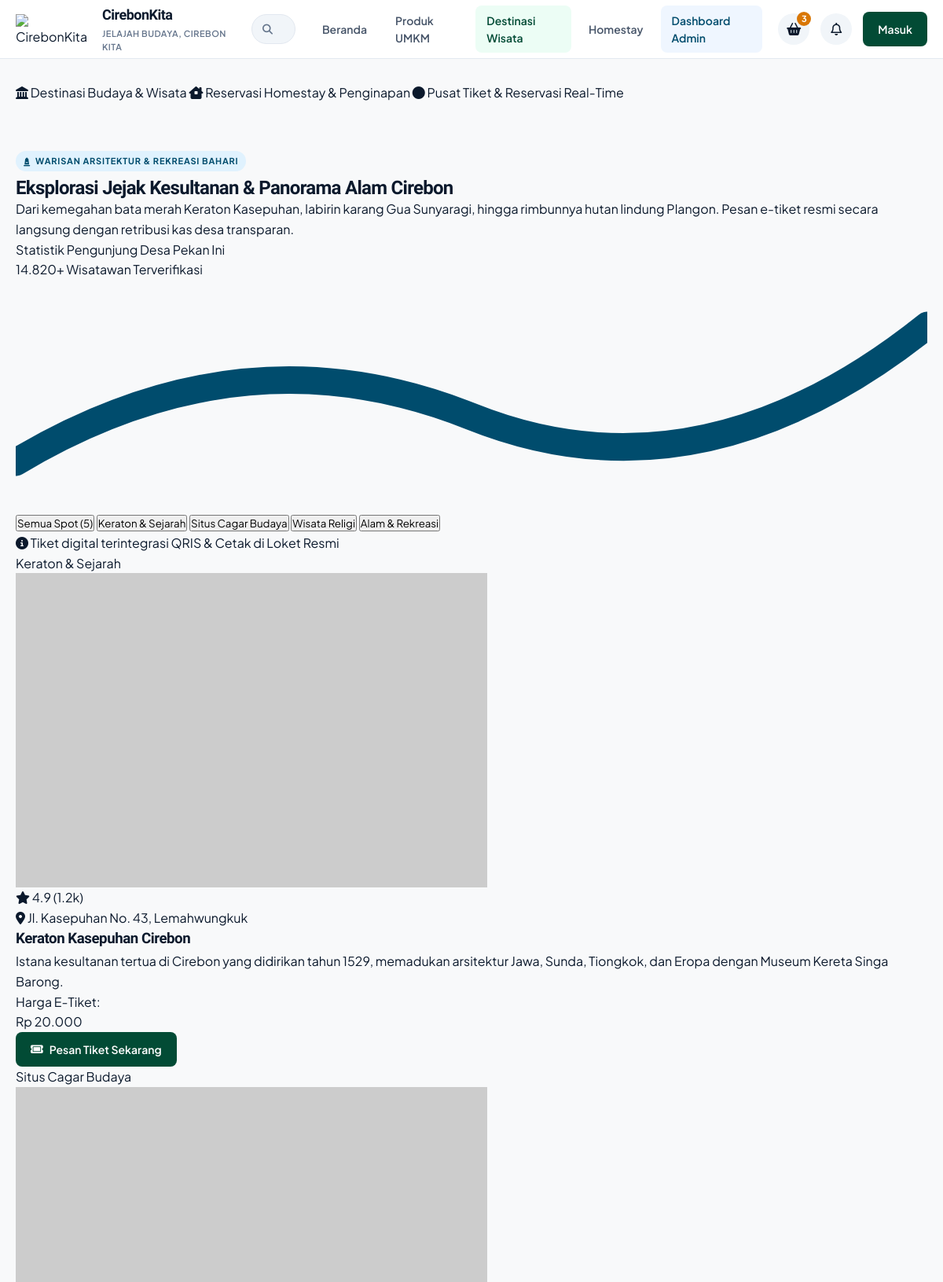
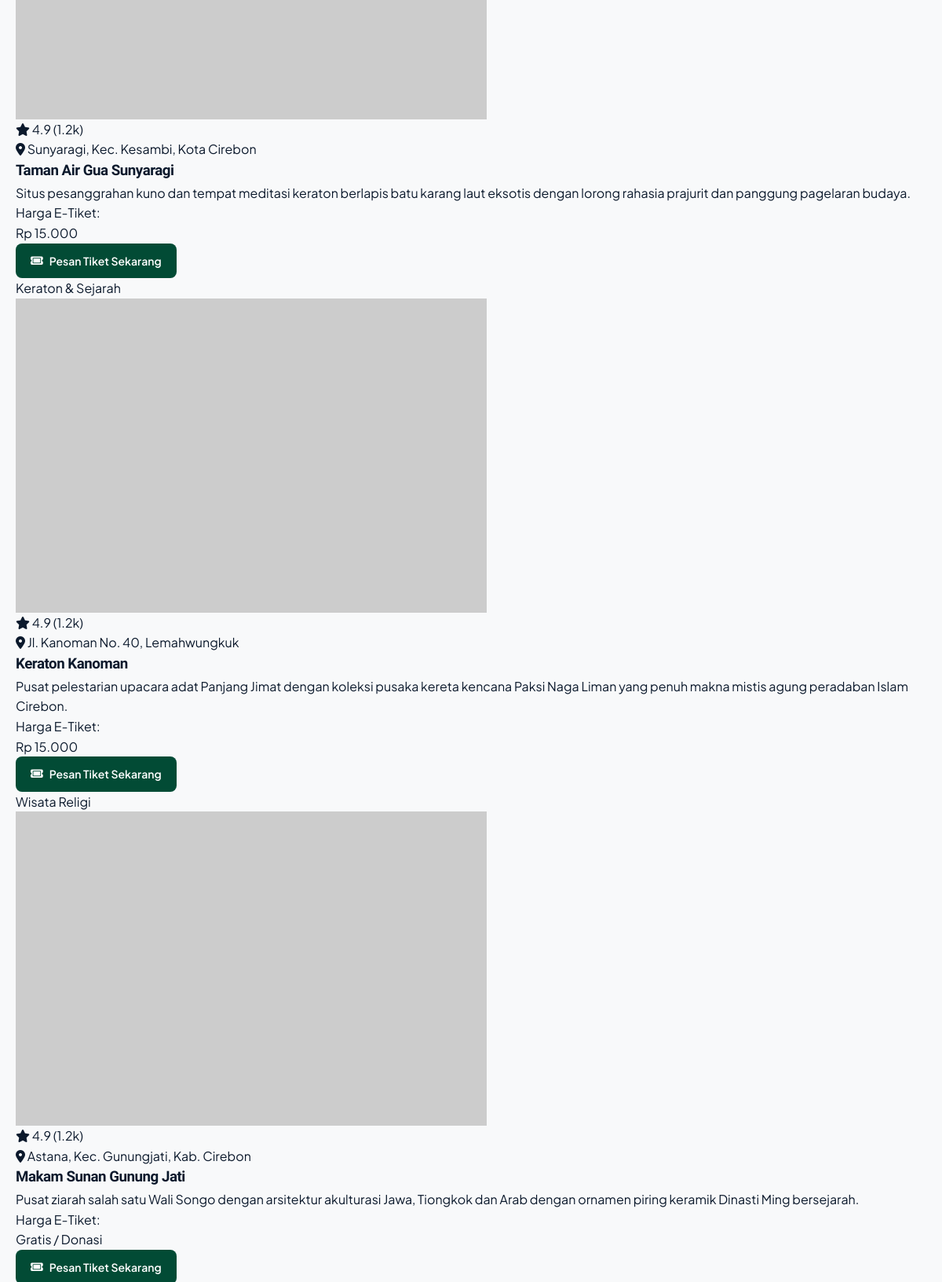
Page /cirebonkita/public/wisata (upper part) on the committed database (2 pictures, top to bottom).
### tables this page shows
CREATE TABLE `wisata` (
  `id` INT AUTO_INCREMENT PRIMARY KEY,
  `nama_wisata` VARCHAR(150) NOT NULL,
  `kategori` ENUM('Keraton & Sejarah', 'Situs Cagar Budaya', 'Wisata Religi', 'Wisata Alam & Rekreasi') NOT NULL,
  `harga_tiket` DECIMAL(10,2) NOT NULL DEFAULT 0.00,
  `deskripsi` TEXT NOT NULL,
  `kuota_harian` INT NOT NULL DEFAULT 100,
  `kuota_terisi` INT NOT NULL DEFAULT 0,
  `foto` VARCHAR(255) NOT NULL,
  `lokasi` VARCHAR(200) NOT NULL,
  `jam_buka` VARCHAR(50) DEFAULT '08:00 - 17:00 WIB',
  `fasilitas` VARCHAR(255) DEFAULT 'Pemandu Lokal, Parkir Luas, Musholla, Toilet, Spot Foto',
  `status_operasional` ENUM('Buka (Aktif)', 'Tutup Sementara', 'Pemeliharaan Spot') DEFAULT 'Buka (Aktif)',
  `created_at` TIMESTAMP DEFAULT CURRENT_TIMESTAMP,
  `updated_at` TIMESTAMP DEFAULT CURRENT_TIMESTAMP ON UPDATE CURRENT_TIMESTAMP
);

### cirebonkita/app/controllers/WisataController.php (called while the page is built, shortened)
<?php
require_once '../app/core/Controller.php';
class WisataController extends Controller {
    public function index() {
        $wisataModel = $this->model('Wisata');
        $kategori = $_GET['kategori'] ?? null;
        $keyword = $_GET['cari'] ?? null;
        $data = [
            'judul' => 'Destinasi Wisata Cirebon - CirebonKita',
            'wisataList' => $wisataModel->getAllWisata($kategori, $keyword),
            'kategoriAktif' => $kategori ?? 'Semua'
        ];
        $this->view('public/katalog_wisata', $data);
    }
}

### cirebonkita/app/core/App.php (called while the page is built, shortened)
<?php
class App {
    protected $method = 'index';
    public function __construct() {
        $url = $this->parseURL();
        if (!empty($url[0])) {
            $controllerName = ucfirst($url[0]) . 'Controller';
            if (file_exists('../app/controllers/' . $controllerName . '.php')) {
                unset($url[0]);
            } else {
                if (strtolower($url[0]) === 'admin') {
                    $this->controller = 'AdminController';
                    unset($url[0]);
                }
            }
        }
        $this->controller = new $this->controller;
        $this->params = $url ? array_values($url) : [];
        call_user_func_array([$this->controller, $this->method], $this->params);
    }
    public function parseURL() {
        if (isset($_GET['url'])) {
            $url = rtrim($_GET['url'], '/');
            $url = filter_var($url, FILTER_SANITIZE_URL);
            return explode('/', $url);
        }
        return null;
    }
}

### cirebonkita/public/index.php (called while the page is built, shortened)
<?php
require_once '../app/config/Database.php';
require_once '../app/core/Controller.php';
require_once '../app/core/App.php';
$app = new App();

### cirebonkita/app/config/Database.php (called while the page is built, shortened)
<?php
class Database {
    private $host = "localhost";
    private $user = "root";
    private $pass = "";
    private $db_name = "cirebonkita";
    private $port = "3306";
    private $dbh;
    private $stmt;
    public function __construct() {
        $dsn = "mysql:host=" . $this->host . ";port=" . $this->port . ";dbname=" . $this->db_name . ";charset=utf8mb4";
        $options = [
            PDO::ATTR_PERSISTENT => true,
            PDO::ATTR_ERRMODE => PDO::ERRMODE_EXCEPTION,
            PDO::ATTR_DEFAULT_FETCH_MODE => PDO::FETCH_ASSOC,
            PDO::ATTR_EMULATE_PREPARES => false
        ];
        try {
            $this->dbh = new PDO($dsn, $this->user, $this->pass, $options);
        } catch (PDOException $e) {
            $this->error = $e->getMessage();
            die("Koneksi Database Gagal: " . $this->error);
        }
    }
    public function query($query) {
        $this->stmt = $this->dbh->prepare($query);
    }
    public function execute() {
        return $this->stmt->execute();
    }
    public function resultSet() {
        $this->execute();
        return $this->stmt->fetchAll();
    }
}

### cirebonkita/app/models/Wisata.php (called while the page is built, shortened)
<?php
require_once '../app/config/Database.php';
class Wisata {
    private $table = 'wisata';
    private $db;
    public function __construct() {
        $this->db = new Database();
    }
    public function getAllWisata($kategori = null, $keyword = null) {
        $query = "SELECT * FROM " . $this->table . " WHERE 1=1";
        $query .= " ORDER BY id ASC";
        $this->db->query($query);
        return $this->db->resultSet();
    }
}

### cirebonkita/app/views/public/katalog_wisata.php (the view, shortened to what this page needs)
<div class="container mt-30">
    <div class="portal-tab-switch">
        <a href="<?= BASEURL; ?>/wisata" class="tab-pill active">
            <i class="fa-solid fa-landmark"></i> Destinasi Budaya & Wisata
        </a>
        <a href="<?= BASEURL; ?>/homestay" class="tab-pill">
            <i class="fa-solid fa-house-chimney-window"></i> Reservasi Homestay & Penginapan
        </a>
        <span class="live-status-pill ml-auto"><i class="fa-solid fa-circle"></i> Pusat Tiket & Reservasi Real-Time</span>
    </div>
</div>
<section class="section-padding">
    <div class="container">
        <div class="wisata-catalog-header">
            <div class="header-text-box">
                <span class="section-badge-pill"><i class="fa-solid fa-monument"></i> WARISAN ARSITEKTUR & REKREASI BAHARI</span>
                <h1 class="catalog-main-title">Eksplorasi Jejak Kesultanan & Panorama Alam Cirebon</h1>
                <p class="catalog-lead-text">
                    Dari kemegahan bata merah Keraton Kasepuhan, labirin karang Gua Sunyaragi, hingga rimbunnya hutan lindung Plangon. Pesan e-tiket resmi secara langsung dengan retribusi kas desa transparan.
                </p>
            </div>
            <div class="visitor-stat-card">
                <span class="stat-head-label">Statistik Pengunjung Desa <span class="badge-time">Pekan Ini</span></span>
                <div class="visitor-count">14.820+ <span class="visitor-unit">Wisatawan Terverifikasi</span></div>
                <div class="visitor-sparkline">
                    <svg viewBox="0 0 100 25" class="sparkline-svg">
                        <path d="M0 20 Q25 5, 50 15 T100 5" fill="none" stroke="#004C6D" stroke-width="3" stroke-linecap="round"/>
                    </svg>
                </div>
            </div>
        </div>
        <div class="wisata-filter-bar">
            <div class="filter-btn-group" id="wisataFilterGroup">
                <button class="filter-chip <?= ($kategoriAktif === 'Semua') ? 'active' : ''; ?>" data-kategori="Semua">
                    Semua Spot (<?= count($wisataList); ?>)
                </button>
                <button class="filter-chip <?= ($kategoriAktif === 'Keraton & Sejarah') ? 'active' : ''; ?>" data-kategori="Keraton & Sejarah">
                    Keraton & Sejarah
                </button>
                <button class="filter-chip <?= ($kategoriAktif === 'Situs Cagar Budaya') ? 'active' : ''; ?>" data-kategori="Situs Cagar Budaya">
                    Situs Cagar Budaya
                </button>
                <button class="filter-chip <?= ($kategoriAktif === 'Wisata Religi') ? 'active' : ''; ?>" data-kategori="Wisata Religi">
                    Wisata Religi
                </button>
                <button class="filter-chip <?= ($kategoriAktif === 'Wisata Alam & Rekreasi') ? 'active' : ''; ?>" data-kategori="Wisata Alam & Rekreasi">
                    Alam & Rekreasi
                </button>
            </div>
            <div class="ticket-integration-info">
                <i class="fa-solid fa-circle-info"></i> Tiket digital terintegrasi QRIS & Cetak di Loket Resmi
            </div>
        </div>
        <div class="wisata-cards-grid" id="wisataCardsContainer">
            <?php foreach ($wisataList as $w): ?>
                <div class="wisata-card-item" data-kategori="<?= htmlspecialchars($w['kategori']); ?>">
                    <div class="wisata-image-holder">
                        <span class="category-badge-pill"><?= htmlspecialchars($w['kategori']); ?></span>
                        <img src="<?= BASEURL; ?>/assets/img/<?= htmlspecialchars($w['foto']); ?>" alt="<?= htmlspecialchars($w['nama_wisata']); ?>" onerror="this.src='https://picsum.photos/seed/wisata_item_<?= $w['id']; ?>/600/400'">
                        <div class="rating-floating-badge">
                            <i class="fa-solid fa-star"></i> 4.9 (1.2k)
                        </div>
                    </div>
                    <div class="wisata-body-content">
                        <div class="location-label">
                            <i class="fa-solid fa-location-dot"></i> <?= htmlspecialchars($w['lokasi']); ?>
                        </div>
                        <h3 class="wisata-card-title"><?= htmlspecialchars($w['nama_wisata']); ?></h3>
                        <p class="wisata-card-desc"><?= htmlspecialchars($w['deskripsi']); ?></p>
                        <div class="wisata-footer-pricing">
                            <div>
                                <span class="price-label">Harga E-Tiket:</span>
                                <div class="price-val">
                                    <?= ($w['harga_tiket'] > 0) ? 'Rp ' . number_format($w['harga_tiket'], 0, ',', '.') : '<span class="text-free">Gratis / Donasi</span>'; ?>
                                </div>
                            </div>
                            <a href="<?= BASEURL; ?>/wisata/detail/<?= $w['id']; ?>" class="btn btn-teal-solid">
                                <i class="fa-solid fa-ticket"></i> Pesan Tiket Sekarang
                            </a>
                        </div>
                    </div>
                </div>
            <?php endforeach; ?>
        </div>
    </div>
</section>

### cirebonkita/public/assets/css/style.css (style rules this page uses)
:root { --primary-teal: #004C6D; --primary-green: #024B35; --dark-navy: #0B192C; --navy-light: #162A45; --cream-bg: #F8F9FA; --card-bg: #FFFFFF; --text-main: #0B192C; --text-muted: #64748B; --border-color: #E2E8F0; --accent-gold: #D97706; --accent-amber: #F59E0B; --accent-green: #10B981; --accent-red: #EF4444; --shadow-sm: 0 1px 2px 0 rgba(0, 0, 0, 0.05); --shadow-md: 0 4px 6px -1px rgba(0, 0, 0, 0.08), 0 2px 4px -1px rgba(0, 0, 0, 0.04); --shadow-lg: 0 10px 15px -3px rgba(0, 0, 0, 0.08), 0 4px 6px -2px rgba(0, 0, 0, 0.03); --radius-sm: 8px; --radius-md: 12px; --radius-lg: 16px; --radius-pill: 9999px; --font-heading: 'Bricolage Grotesque', sans-serif; --font-body: 'Plus Jakarta Sans', -apple-system, BlinkMacSystemFont, sans-serif; --font-family: var(--font-body); }
h1, h2, h3, .hero-title, .section-title, .brand-title { font-family: var(--font-heading); letter-spacing: -0.025em; }
h1, .hero-title { line-height: 1.15; letter-spacing: -0.03em; }
body, p, span, button, input, select, textarea { font-family: var(--font-body); }
* { box-sizing: border-box; margin: 0; padding: 0; }
body { font-family: var(--font-family); background-color: var(--cream-bg); color: var(--text-main); line-height: 1.6; -webkit-font-smoothing: antialiased; }
a { color: inherit; text-decoration: none; }
img { max-width: 100%; height: auto; display: block; }
.container { width: 100%; max-width: 1280px; margin: 0 auto; padding: 0 20px; }
.ml-auto { margin-left: auto; }
.mt-30 { margin-top: 30px; }
.btn { display: inline-flex; align-items: center; justify-content: center; gap: 8px; font-family: var(--font-family); font-size: 14px; font-weight: 600; padding: 10px 18px; border-radius: var(--radius-sm); border: 1px solid transparent; cursor: pointer; transition: all 0.2s ease; text-decoration: none; }
.btn-teal-solid { background-color: var(--primary-green); color: #FFFFFF; }
.section-padding { padding: 60px 0; }
.section-badge-pill { display: inline-flex; align-items: center; gap: 6px; font-size: 11px; font-weight: 700; letter-spacing: 0.8px; text-transform: uppercase; color: var(--primary-teal); background: #E0F2FE; padding: 4px 10px; border-radius: var(--radius-pill); margin-bottom: 8px; }

### rows in the picture
wisata: kategori "Keraton & Sejarah", lokasi "Jl. Kasepuhan No. 43, Lemahwungkuk", nama_wisata "Keraton Kasepuhan Cirebon", deskripsi "Istana kesultanan tertua di Cirebon yang didirikan tahun 1529, memadukan arsitektur Jawa, Sunda, Tiongkok, dan Eropa dengan Museum Kereta Singa Barong.", harga_tiket "20.000"
wisata: kategori "Situs Cagar Budaya", lokasi "Sunyaragi, Kec. Kesambi, Kota Cirebon", nama_wisata "Taman Air Gua Sunyaragi", deskripsi "Situs pesanggrahan kuno dan tempat meditasi keraton berlapis batu karang laut eksotis dengan lorong rahasia prajurit dan panggung pagelaran budaya.", harga_tiket "15.000"
wisata: kategori "Keraton & Sejarah", lokasi "Jl. Kanoman No. 40, Lemahwungkuk", nama_wisata "Keraton Kanoman", deskripsi "Pusat pelestarian upacara adat Panjang Jimat dengan koleksi pusaka kereta kencana Paksi Naga Liman yang penuh makna mistis agung peradaban Islam Cirebon.", harga_tiket "15.000"
wisata: kategori "Wisata Religi", lokasi "Astana, Kec. Gunungjati, Kab. Cirebon", nama_wisata "Makam Sunan Gunung Jati", deskripsi "Pusat ziarah salah satu Wali Songo dengan arsitektur akulturasi Jawa, Tiongkok dan Arab dengan ornamen piring keramik Dinasti Ming bersejarah.", harga_tiket "Gratis / Donasi"

### other values in the picture
count($wisataList) "5"
